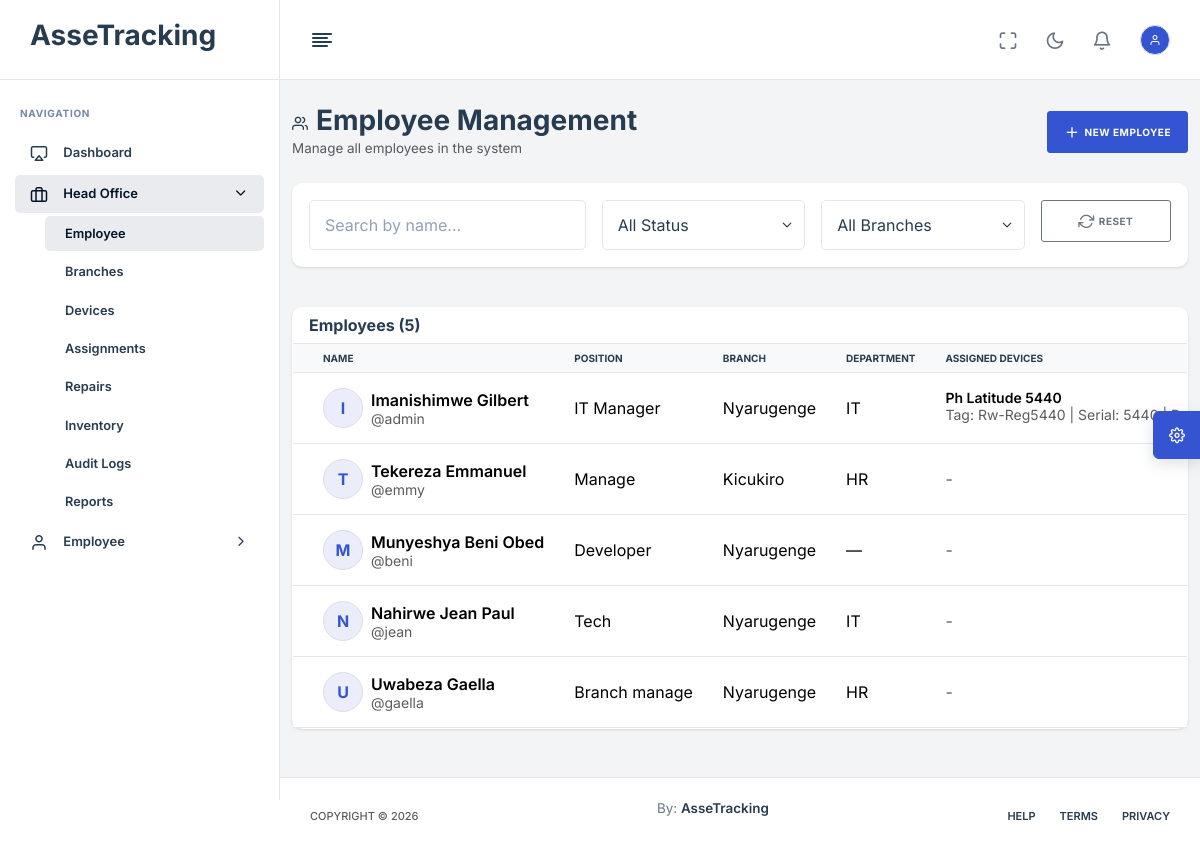
Page /head-office/employees/ (signed in) on the earlier database version.
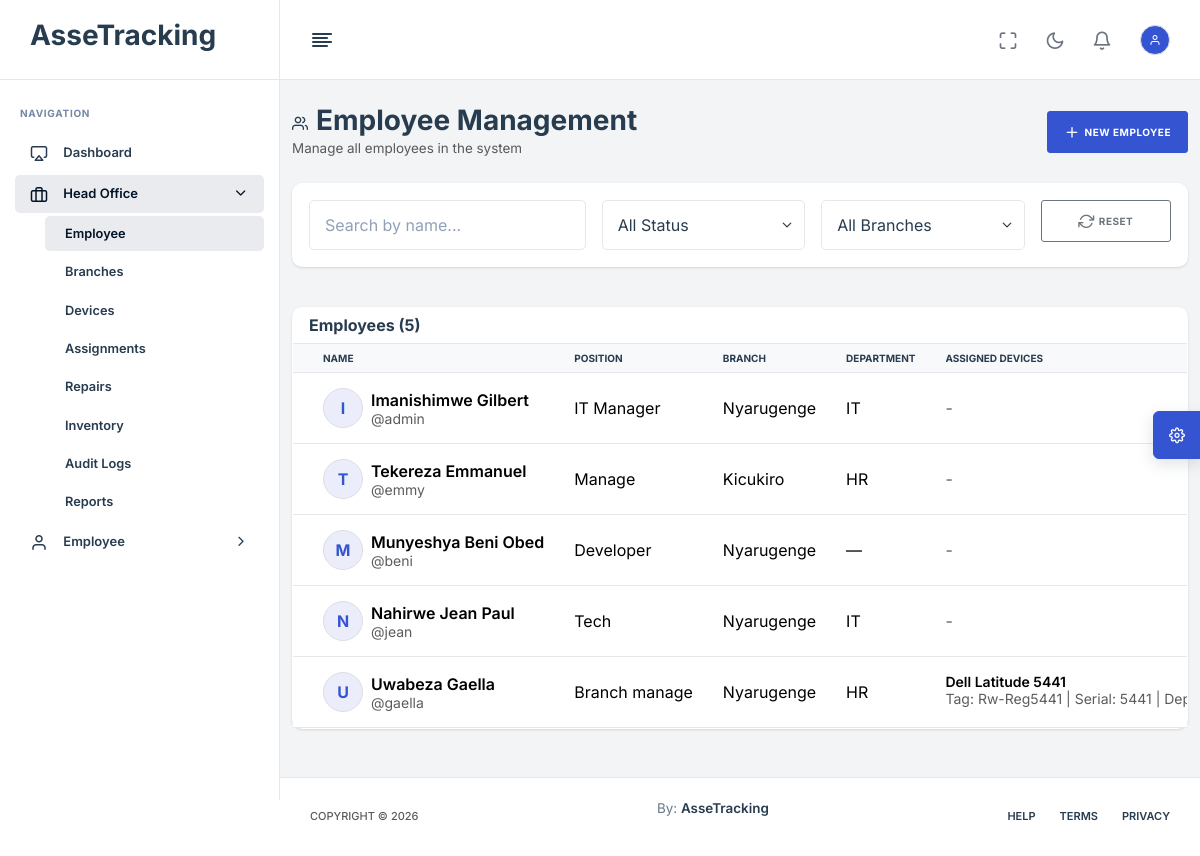
Same page on the later database version.
### App/models.py (models this page shows, shortened)
class Employee(models.Model):
    STATUS_CHOICES = [
        ('ACTIVE', 'Active'),
        ('INACTIVE', 'Inactive'),
        ('EXITED', 'Exited'),
    ]
    user = models.OneToOneField(settings.AUTH_USER_MODEL, on_delete=models.CASCADE, null=True, blank=True)
    full_name = models.CharField(max_length=255)
    position = models.CharField(max_length=255)
    branch = models.ForeignKey(Branch, on_delete=models.SET_NULL, null=True, related_name='employees')
    department = models.ForeignKey(Department, on_delete=models.SET_NULL, null=True, blank=True)
    status = models.CharField(max_length=10, choices=STATUS_CHOICES, default='ACTIVE')
    hire_date = models.DateField()
    exit_date = models.DateField(null=True, blank=True)

class User(AbstractBaseUser, PermissionsMixin):
    ROLE_CHOICES = [
        ('HEAD_OFFICE', 'Head Office'),
        ('BRANCH_MANAGER', 'Branch Manager'),
        ('TECHNICIAN', 'Technician'),
        ('EMPLOYEE', 'Employee'),
    ]
    username = models.CharField(max_length=150, unique=True)
    email = models.EmailField(unique=True)
    role = models.CharField(max_length=20, choices=ROLE_CHOICES, default='EMPLOYEE')
    is_active = models.BooleanField(default=True)
    is_staff = models.BooleanField(default=False)
    date_joined = models.DateTimeField(auto_now_add=True)
    objects = UserManager()
    USERNAME_FIELD = 'username'
    REQUIRED_FIELDS = ['email']

class Branch(models.Model):
    name = models.CharField(max_length=255)
    location = models.CharField(max_length=255)
    manager = models.ForeignKey(
        'Employee',
        on_delete=models.SET_NULL,
        null=True,
        blank=True,
        related_name='managed_branches'
    )

class Department(models.Model):
    name = models.CharField(max_length=255)
    branch = models.ForeignKey(
        Branch,
        on_delete=models.CASCADE,
        related_name='departments'
    )

class Device(models.Model):
    STATUS_CHOICES = [
        ('AVAILABLE', 'Available'),
        ('ASSIGNED', 'Assigned'),
        ('PENDING_RETURN', 'Pending Return'),
        ('IN_REPAIR', 'In Repair'),
        ('COMPLETED', 'Completed'),
        ('REPAIRED', 'Repaired'),
        ('MISSING', 'Missing'),
        ('RETIRED', 'Retired'),
    ]
    LOCATION_CHOICES = [
        ('HEAD_OFFICE', 'Head Office'),
        ('BRANCH', 'Branch'),
        ('EMPLOYEE', 'Employee'),
    ]
    device_type = models.CharField(max_length=50)
    brand = models.CharField(max_length=100)
    model = models.CharField(max_length=100)
    serial_number = models.CharField(max_length=100, unique=True)
    company_tag = models.CharField(max_length=100, unique=True)  # QR / Barcode
    purchase_date = models.DateField(null=True, blank=True)
    warranty_expiry = models.DateField(null=True, blank=True)
    status = models.CharField(max_length=20, choices=STATUS_CHOICES, default='AVAILABLE')
    assigned_employee = models.ForeignKey('Employee', null=True, blank=True, on_delete=models.SET_NULL)
    assigned_branch = models.ForeignKey('Branch', null=True, blank=True, on_delete=models.SET_NULL)
    location_type = models.CharField(max_length=20, choices=LOCATION_CHOICES, default='HEAD_OFFICE')
    current_location = models.CharField(max_length=255, default="Head Office")
    condition_notes = models.TextField(blank=True)

### App/views.py (the view)
# urls.py: path("head-office/employees/", head_office_employees, name="head_office_employees"),
@login_required
@role_required("HEAD_OFFICE")
def head_office_employees(request):
    employees = Employee.objects.select_related(
        'user', 'branch', 'department'
    ).prefetch_related('device_set').all()
    branches = Branch.objects.all()
    departments = Department.objects.all()
    users = User.objects.filter(role__in=['EMPLOYEE', 'BRANCH_MANAGER', 'TECHNICIAN'])
    context = {
        'employees': employees,
        'branches': branches,
        'departments': departments,
        'users': users,
        'statuses': Employee._meta.get_field('status').choices,
    }
    return render(request, "HeadOffice/Employee.html", context)

### templates/HeadOffice/Employee.html (shortened to what this page needs)
{% extends 'base.html' %}
{% load static %}
{% block content %}
<div class="container-fluid py-4">
    <div class="row mb-4">
        <div class="col-12">
            <div class="d-flex justify-content-between align-items-center">
                <div>
                    <h1 class="h3 mb-0"><i class="feather-users me-2"></i>Employee Management</h1>
                    <p class="text-muted mb-0">Manage all employees in the system</p>
                </div>
                <button class="btn btn-primary" data-bs-toggle="modal" data-bs-target="#createEmployeeModal">
                    <i class="feather-plus me-1"></i>New Employee
                </button>
            </div>
        </div>
    </div>
    <div class="row mb-3">
        <div class="col-12">
            <div class="card">
                <div class="card-body">
                    <div class="row g-3">
                        <div class="col-md-4">
                            <input type="text" class="form-control" id="searchEmployee" data-table-search="#employeesTable" placeholder="Search by name...">
                        </div>
                        <div class="col-md-3">
                            <select class="form-select" id="filterStatus" data-table-filter="#employeesTable" data-filter-column="6">
                                <option value="">All Status</option>
                            </select>
                        </div>
                        <div class="col-md-3">
                            <select class="form-select" id="filterBranch" data-table-filter="#employeesTable" data-filter-column="3">
                                <option value="">All Branches</option>
                            </select>
                        </div>
                        <div class="col-md-2">
                            <button class="btn btn-outline-secondary w-100" onclick="resetFilters()">
                                <i class="feather-refresh-cw me-1"></i>Reset
                            </button>
                        </div>
                    </div>
                </div>
            </div>
        </div>
    </div>
    <div class="row">
        <div class="col-12">
            <div class="card">
                <div class="card-header">
                    <h5 class="card-title mb-0">Employees ({{ employees.count }})</h5>
                </div>
                <div class="card-body p-0">
                    <div class="table-responsive">
                        <table class="table table-hover mb-0" id="employeesTable">
                            <thead class="table-light">
                                <tr>
                                    <th scope="col">Name</th>
                                    <th scope="col">Position</th>
                                    <th scope="col">Branch</th>
                                    <th scope="col">Department</th>
                                    <th scope="col">Assigned Devices</th>
                                </tr>
                            </thead>
                            <tbody>
                                {% for employee in employees %}
                                <tr>
                                    <td>
                                        <div class="d-flex align-items-center gap-2">
                                            <div class="avatar-text bg-soft-primary text-primary">
                                                {{ employee.full_name|first }}
                                            </div>
                                            <div>
                                                <strong>{{ employee.full_name }}</strong>
                                                {% if employee.user %}
                                                <div class="small text-muted">@{{ employee.user.username }}</div>
                                                {% endif %}
                                            </div>
                                        </div>
                                    </td>
                                    <td>{{ employee.position }}</td>
                                    <td>{{ employee.branch.name }}</td>
                                    <td>{{ employee.department.name|default:"—" }}</td>
                                    <td>
                                        {% for device in employee.device_set.all %}
                                        <div class="small mb-1">
                                            <strong>{{ device.brand }} {{ device.model }}</strong>
                                            <div class="text-muted">
                                                Tag: {{ device.company_tag }} |
                                                Serial: {{ device.serial_number }} |
                                                Dept: {{ employee.department.name|default:"-" }}
                                            </div>
                                        </div>
                                        {% empty %}
                                        <span class="text-muted">-</span>
                                        {% endfor %}
                                    </td>
                                </tr>
                                {% empty %}
                                <tr>
                                    <td colspan="8" class="text-center text-muted py-4">
                                        No employees found
                                    </td>
                                </tr>
                                {% endfor %}
                            </tbody>
                        </table>
                    </div>
                </div>
            </div>
        </div>
    </div>
</div>
{% endblock %}

### templates/base.html (shortened to what this page needs)
{% load static %}
<html lang="zxx">
<head>
    <link rel="stylesheet" type="text/css" href="{% static 'assets/css/bootstrap.min.css' %}" />
    <link rel="stylesheet" type="text/css" href="{% static 'assets/vendors/css/vendors.min.css' %}" />
    <link rel="stylesheet" type="text/css" href="{% static 'assets/vendors/css/daterangepicker.min.css' %}" />
    <link rel="stylesheet" type="text/css" href="{% static 'assets/css/theme.min.css' %}" />
</head>
<body {% block body_attrs %}{% endblock %}>
    <nav class="nxl-navigation">
        <div class="navbar-wrapper">
            <div class="m-header">
                <a href="#" class="b-brand">
                    <h3>AsseTracking</h3>
                </a>
            </div>
            <div class="navbar-content">
                <ul class="nxl-navbar">
                    <li class="nxl-item nxl-caption">
                        <label>Navigation</label>
                    </li>
                    {% if request.user.is_authenticated %}
                        <li class="nxl-item nxl-hasmenu">
                            <a href="{% url 'dashboard_redirect' %}" class="nxl-link">
                                <span class="nxl-micon"><i class="feather-airplay"></i></span>
                                <span class="nxl-mtext">Dashboard</span>
                            </a>
                        </li>
                        {% if request.user.role == 'HEAD_OFFICE' %}
                            <li class="nxl-item nxl-hasmenu">
                                <a href="javascript:void(0);" class="nxl-link">
                                    <span class="nxl-micon"><i class="feather-briefcase"></i></span>
                                    <span class="nxl-mtext">Head Office</span><span class="nxl-arrow"><i class="feather-chevron-right"></i></span>
                                </a>
                                <ul class="nxl-submenu">
                                    <li class="nxl-item"><a class="nxl-link" href="{% url 'head_office_employees' %}">Employee</a></li>
                                    <li class="nxl-item"><a class="nxl-link" href="{% url 'head_office_branches' %}">Branches</a></li>
                                    <li class="nxl-item"><a class="nxl-link" href="{% url 'head_office_devices' %}">Devices</a></li>
                                    <li class="nxl-item"><a class="nxl-link" href="{% url 'head_office_assignments' %}">Assignments</a></li>
                                    <li class="nxl-item"><a class="nxl-link" href="{% url 'head_office_repairs' %}">Repairs</a></li>
                                    <li class="nxl-item"><a class="nxl-link" href="{% url 'head_office_inventory' %}">Inventory</a></li>
                                    <li class="nxl-item"><a class="nxl-link" href="{% url 'head_office_audit_logs' %}">Audit Logs</a></li>
                                    <li class="nxl-item"><a class="nxl-link" href="#">Reports</a></li>
                                </ul>
                            </li>
                            <li class="nxl-item nxl-hasmenu">
                                <a href="javascript:void(0);" class="nxl-link">
                                    <span class="nxl-micon"><i class="feather-user"></i></span>
                                    <span class="nxl-mtext">Employee</span><span class="nxl-arrow"><i class="feather-chevron-right"></i></span>
                                </a>
                            </li>
                        {% endif %}
                    {% endif %}
                </ul>
            </div>
        </div>
    </nav>
    <header class="nxl-header">
        <div class="header-wrapper">
            <div class="header-left d-flex align-items-center gap-4">
                <div class="nxl-navigation-toggle">
                    <a href="javascript:void(0);" id="menu-mini-button">
                        <i class="feather-align-left"></i>
                    </a>
                </div>
            </div>
            <div class="header-right ms-auto">
                <div class="d-flex align-items-center">
                    <div class="nxl-h-item d-none d-sm-flex">
                        <div class="full-screen-switcher">
                            <a href="javascript:void(0);" class="nxl-head-link me-0"
                                onclick="$('body').fullScreenHelper('toggle');">
                                <i class="feather-maximize maximize"></i>
                            </a>
                        </div>
                    </div>
                    <div class="nxl-h-item dark-light-theme">
                        <a href="javascript:void(0);" class="nxl-head-link me-0 dark-button">
                            <i class="feather-moon"></i>
                        </a>
                    </div>
                    <div class="dropdown nxl-h-item">
                        <a class="nxl-head-link me-3" data-bs-toggle="dropdown" href="#" role="button"
                            data-bs-auto-close="outside">
                            <i class="feather-bell"></i>
                        </a>
                    </div>
                    <div class="dropdown nxl-h-item">
                        <a href="javascript:void(0);" data-bs-toggle="dropdown" role="button"
                            data-bs-auto-close="outside">
                            <span class="avatar-text avatar-md bg-primary text-white"><i class="feather-user"></i></span>
                        </a>
                    </div>
                </div>
            </div>
    </header>
    <main class="nxl-container">
        {% block content %}
        {% endblock %}
        <footer class="footer">
            <p class="fs-11 text-muted fw-medium text-uppercase mb-0 copyright">
                <span>Copyright ©</span>
            </p>
            <p><span>By: <a href="">AsseTracking</a></span></p>
            <div class="d-flex align-items-center gap-4">
                <a href="javascript:void(0);" class="fs-11 fw-semibold text-uppercase">Help</a>
                <a href="javascript:void(0);" class="fs-11 fw-semibold text-uppercase">Terms</a>
                <a href="javascript:void(0);" class="fs-11 fw-semibold text-uppercase">Privacy</a>
            </div>
        </footer>
    </main>
    <div class="theme-customizer">
        <div class="customizer-handle">
            <a href="javascript:void(0);" class="cutomizer-open-trigger bg-primary">
                <i class="feather-settings"></i>
            </a>
        </div>
    </div>
</body>
</html>

Differences in the rows shown:
changed Employee "Imanishimwe Gilbert": loses Device (brand "Ph", model "Latitude 5440", company_tag "Rw-Reg5440", serial_number "5440"); now shows "-"
changed Employee "Uwabeza Gaella": gains Device (brand "Dell", model "Latitude 5441", company_tag "Rw-Reg5441", serial_number "5441"); no longer shows "-"
